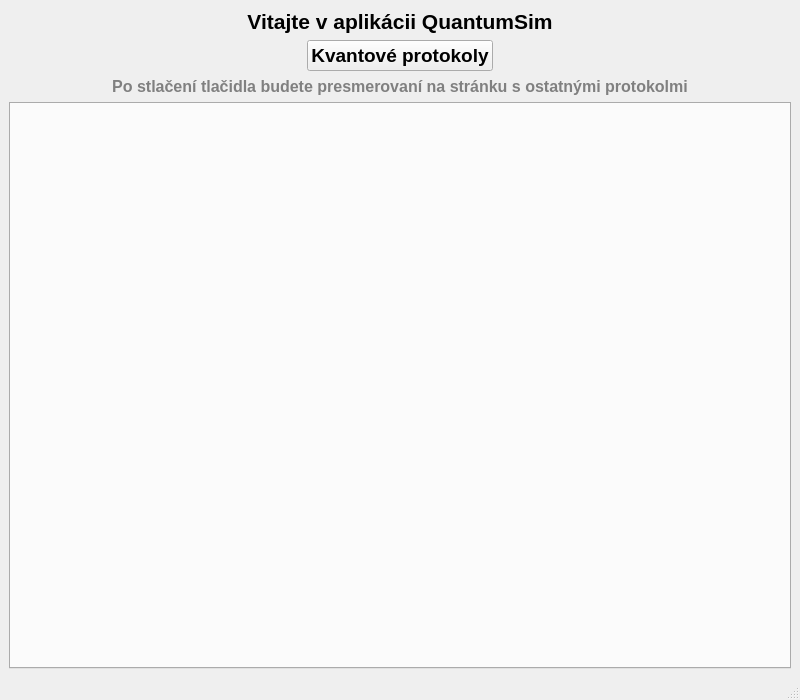
<?xml version="1.0" encoding="UTF-8"?>
<ui version="4.0">
 <class>MainWindow</class>
 <widget class="QMainWindow" name="MainWindow">
  <property name="geometry">
   <rect>
    <x>0</x>
    <y>0</y>
    <width>800</width>
    <height>700</height>
   </rect>
  </property>
  <property name="windowTitle">
   <string>QuantumSim</string>
  </property>
  <property name="windowIcon">
   <iconset>
    <normaloff>icons/icon.png</normaloff>icons/icon.png
   </iconset>
  </property>
  <widget class="QWidget" name="centralwidget">
   <layout class="QVBoxLayout" name="verticalLayout">
    <item>
     <widget class="QLabel" name="welcomeLabel">
      <property name="font">
       <font>
        <pointsize>16</pointsize>
        <weight>75</weight>
        <bold>true</bold>
       </font>
      </property>
      <property name="text">
       <string>Vitajte v aplikácii QuantumSim</string>
      </property>
      <property name="alignment">
       <set>Qt::AlignCenter</set>
      </property>
      <property name="font">
       <font>
        <pointsize>16</pointsize>
        <bold>true</bold>
       </font>
      </property>
     </widget>
    </item>
    <item alignment="Qt::AlignHCenter|Qt::AlignVCenter">
     <widget class="QPushButton" name="startButton">
      <property name="sizePolicy">
       <sizepolicy hsizetype="Fixed" vsizetype="Fixed">
        <horstretch>0</horstretch>
        <verstretch>0</verstretch>
       </sizepolicy>
      </property>
      <property name="font">
       <font>
        <pointsize>14</pointsize>
        <weight>75</weight>
        <bold>true</bold>
       </font>
      </property>
      <property name="text">
       <string>Kvantové protokoly</string>
      </property>
      <property name="font">
       <font>
        <pointsize>14</pointsize>
        <bold>true</bold>
       </font>
      </property>
     </widget>
    </item>
    <item>
     <widget class="QLabel" name="descriptionLabel">
      <property name="font">
       <font>
        <pointsize>10</pointsize>
        <weight>75</weight>
        <italic>true</italic>
        <bold>true</bold>
       </font>
      </property>
      <property name="styleSheet">
       <string>color: gray;</string>
      </property>
      <property name="text">
       <string>Po stlačení tlačidla budete presmerovaní na stránku s ostatnými protokolmi</string>
      </property>
      <property name="alignment">
       <set>Qt::AlignCenter</set>
      </property>
      <property name="font">
       <font>
        <pointsize>12</pointsize>
        <bold>true</bold>
       </font>
      </property>
     </widget>
    </item>
    <item>
     <widget class="QTabWidget" name="tabWidget">
      <property name="visible">
       <bool>false</bool>
      </property>
     </widget>
    </item>
   </layout>
  </widget>
  <widget class="QMenuBar" name="menubar">
   <property name="geometry">
    <rect>
     <x>0</x>
     <y>0</y>
     <width>800</width>
     <height>22</height>
    </rect>
   </property>
  </widget>
  <widget class="QStatusBar" name="statusbar"/>
 </widget>
 <resources/>
 <connections/>
</ui>
